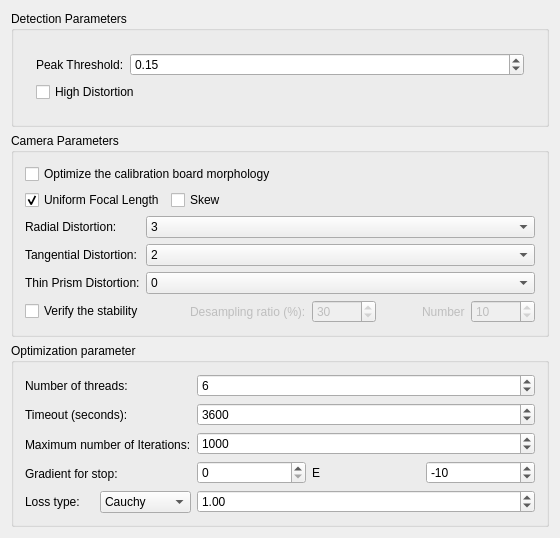
<?xml version="1.0" encoding="UTF-8"?>
<ui version="4.0">
 <class>Calibration_model_moduleClass</class>
 <widget class="QWidget" name="Calibration_model_moduleClass">
  <property name="geometry">
   <rect>
    <x>0</x>
    <y>0</y>
    <width>560</width>
    <height>498</height>
   </rect>
  </property>
  <property name="windowTitle">
   <string>Calibration_model_module</string>
  </property>
  <property name="windowIcon">
   <iconset resource="Camera_calibration_module.qrc">
    <normaloff>:/Camera_calibration_module/icon/pet.ico</normaloff>:/Camera_calibration_module/icon/pet.ico</iconset>
  </property>
  <layout class="QGridLayout" name="gridLayout_4">
   <item row="0" column="0">
    <layout class="QVBoxLayout" name="verticalLayout_5" stretch="0,0,0">
     <item>
      <widget class="QGroupBox" name="detect_groupBox">
       <property name="title">
        <string>Detection Parameters</string>
       </property>
       <layout class="QGridLayout" name="gridLayout">
        <item row="0" column="0">
         <widget class="QStackedWidget" name="detect_stackedWidget">
          <property name="currentIndex">
           <number>0</number>
          </property>
          <widget class="QWidget" name="page">
           <layout class="QGridLayout" name="gridLayout_2">
            <item row="0" column="0">
             <layout class="QVBoxLayout" name="verticalLayout" stretch="1,1">
              <item>
               <layout class="QHBoxLayout" name="horizontalLayout" stretch="0,1">
                <item>
                 <widget class="QLabel" name="peak_threashold_label">
                  <property name="text">
                   <string>Peak Threshold:</string>
                  </property>
                 </widget>
                </item>
                <item>
                 <widget class="QDoubleSpinBox" name="peak_threashold_doubleSpinBox">
                  <property name="minimum">
                   <double>0.010000000000000</double>
                  </property>
                  <property name="maximum">
                   <double>0.990000000000000</double>
                  </property>
                  <property name="value">
                   <double>0.150000000000000</double>
                  </property>
                 </widget>
                </item>
               </layout>
              </item>
              <item>
               <widget class="QCheckBox" name="high_distortion_checkBox">
                <property name="text">
                 <string>High Distortion</string>
                </property>
               </widget>
              </item>
             </layout>
            </item>
           </layout>
          </widget>
          <widget class="QWidget" name="page_2"/>
          <widget class="QWidget" name="page_3"/>
          <widget class="QWidget" name="page_4"/>
         </widget>
        </item>
       </layout>
      </widget>
     </item>
     <item>
      <widget class="QGroupBox" name="camera_groupBox">
       <property name="title">
        <string>Camera Parameters</string>
       </property>
       <layout class="QGridLayout" name="gridLayout_3">
        <item row="0" column="0">
         <layout class="QVBoxLayout" name="verticalLayout_4">
          <item>
           <widget class="QCheckBox" name="optimize_checkBox">
            <property name="text">
             <string>Optimize the calibration board morphology</string>
            </property>
           </widget>
          </item>
          <item>
           <layout class="QHBoxLayout" name="horizontalLayout_3">
            <item>
             <widget class="QCheckBox" name="uniform_f_checkBox">
              <property name="text">
               <string>Uniform Focal Length</string>
              </property>
              <property name="checked">
               <bool>true</bool>
              </property>
             </widget>
            </item>
            <item>
             <widget class="QCheckBox" name="skew_checkBox">
              <property name="text">
               <string>Skew</string>
              </property>
             </widget>
            </item>
            <item>
             <spacer name="horizontalSpacer">
              <property name="orientation">
               <enum>Qt::Horizontal</enum>
              </property>
              <property name="sizeHint" stdset="0">
               <size>
                <width>40</width>
                <height>20</height>
               </size>
              </property>
             </spacer>
            </item>
           </layout>
          </item>
          <item>
           <layout class="QHBoxLayout" name="horizontalLayout_2" stretch="0,1">
            <item>
             <layout class="QVBoxLayout" name="verticalLayout_3">
              <item>
               <widget class="QLabel" name="k_distort_label">
                <property name="text">
                 <string>Radial Distortion:</string>
                </property>
               </widget>
              </item>
              <item>
               <widget class="QLabel" name="p_distort_label">
                <property name="text">
                 <string>Tangential Distortion:</string>
                </property>
               </widget>
              </item>
              <item>
               <widget class="QLabel" name="s_distort_label">
                <property name="text">
                 <string>Thin Prism Distortion:</string>
                </property>
               </widget>
              </item>
             </layout>
            </item>
            <item>
             <layout class="QVBoxLayout" name="verticalLayout_2">
              <item>
               <widget class="QComboBox" name="k_distort_comboBox">
                <property name="currentIndex">
                 <number>3</number>
                </property>
                <item>
                 <property name="text">
                  <string>0</string>
                 </property>
                </item>
                <item>
                 <property name="text">
                  <string>1</string>
                 </property>
                </item>
                <item>
                 <property name="text">
                  <string>2</string>
                 </property>
                </item>
                <item>
                 <property name="text">
                  <string>3</string>
                 </property>
                </item>
                <item>
                 <property name="text">
                  <string>4</string>
                 </property>
                </item>
                <item>
                 <property name="text">
                  <string>5</string>
                 </property>
                </item>
                <item>
                 <property name="text">
                  <string>6</string>
                 </property>
                </item>
               </widget>
              </item>
              <item>
               <widget class="QComboBox" name="p_distort_comboBox">
                <property name="currentIndex">
                 <number>1</number>
                </property>
                <item>
                 <property name="text">
                  <string>0</string>
                 </property>
                </item>
                <item>
                 <property name="text">
                  <string>2</string>
                 </property>
                </item>
               </widget>
              </item>
              <item>
               <widget class="QComboBox" name="s_distort_comboBox">
                <property name="currentIndex">
                 <number>0</number>
                </property>
                <item>
                 <property name="text">
                  <string>0</string>
                 </property>
                </item>
                <item>
                 <property name="text">
                  <string>2</string>
                 </property>
                </item>
                <item>
                 <property name="text">
                  <string>4</string>
                 </property>
                </item>
               </widget>
              </item>
             </layout>
            </item>
           </layout>
          </item>
         </layout>
        </item>
        <item row="1" column="0">
         <layout class="QHBoxLayout" name="horizontalLayout_7" stretch="1,0,0,1,0,0,1">
          <item>
           <widget class="QCheckBox" name="verify_checkBox">
            <property name="text">
             <string>Verify the stability</string>
            </property>
           </widget>
          </item>
          <item>
           <spacer name="horizontalSpacer_2">
            <property name="orientation">
             <enum>Qt::Horizontal</enum>
            </property>
            <property name="sizeHint" stdset="0">
             <size>
              <width>40</width>
              <height>20</height>
             </size>
            </property>
           </spacer>
          </item>
          <item>
           <widget class="QLabel" name="de_sample_label">
            <property name="enabled">
             <bool>false</bool>
            </property>
            <property name="text">
             <string>Desampling ratio (%):</string>
            </property>
           </widget>
          </item>
          <item>
           <widget class="QSpinBox" name="desample_spinBox">
            <property name="enabled">
             <bool>false</bool>
            </property>
            <property name="maximum">
             <number>80</number>
            </property>
            <property name="value">
             <number>30</number>
            </property>
           </widget>
          </item>
          <item>
           <spacer name="horizontalSpacer_3">
            <property name="orientation">
             <enum>Qt::Horizontal</enum>
            </property>
            <property name="sizeHint" stdset="0">
             <size>
              <width>40</width>
              <height>20</height>
             </size>
            </property>
           </spacer>
          </item>
          <item>
           <widget class="QLabel" name="desample_label">
            <property name="enabled">
             <bool>false</bool>
            </property>
            <property name="text">
             <string>Number</string>
            </property>
           </widget>
          </item>
          <item>
           <widget class="QSpinBox" name="desample_number_label">
            <property name="enabled">
             <bool>false</bool>
            </property>
            <property name="minimum">
             <number>1</number>
            </property>
            <property name="maximum">
             <number>999</number>
            </property>
            <property name="value">
             <number>10</number>
            </property>
           </widget>
          </item>
         </layout>
        </item>
       </layout>
      </widget>
     </item>
     <item>
      <widget class="QGroupBox" name="groupBox">
       <property name="title">
        <string>Optimization parameter</string>
       </property>
       <layout class="QGridLayout" name="gridLayout_5">
        <item row="0" column="0">
         <layout class="QHBoxLayout" name="horizontalLayout_4" stretch="0,1">
          <item>
           <layout class="QVBoxLayout" name="verticalLayout_6">
            <item>
             <widget class="QLabel" name="thread_label">
              <property name="text">
               <string>Number of threads:</string>
              </property>
             </widget>
            </item>
            <item>
             <widget class="QLabel" name="timeout_label">
              <property name="text">
               <string>Timeout (seconds):</string>
              </property>
             </widget>
            </item>
            <item>
             <widget class="QLabel" name="max_iter_label">
              <property name="text">
               <string>Maximum number of Iterations:</string>
              </property>
             </widget>
            </item>
            <item>
             <widget class="QLabel" name="stop_label">
              <property name="text">
               <string>Gradient for stop:</string>
              </property>
             </widget>
            </item>
            <item>
             <layout class="QHBoxLayout" name="horizontalLayout_6">
              <item>
               <widget class="QLabel" name="loss_label">
                <property name="text">
                 <string>Loss type:</string>
                </property>
               </widget>
              </item>
              <item>
               <widget class="QComboBox" name="comboBox">
                <property name="currentIndex">
                 <number>3</number>
                </property>
                <item>
                 <property name="text">
                  <string>Trivial</string>
                 </property>
                </item>
                <item>
                 <property name="text">
                  <string>Huber</string>
                 </property>
                </item>
                <item>
                 <property name="text">
                  <string>SoftLOne</string>
                 </property>
                </item>
                <item>
                 <property name="text">
                  <string>Cauchy</string>
                 </property>
                </item>
                <item>
                 <property name="text">
                  <string>ArctanLoss</string>
                 </property>
                </item>
               </widget>
              </item>
             </layout>
            </item>
           </layout>
          </item>
          <item>
           <layout class="QVBoxLayout" name="verticalLayout_7">
            <item>
             <widget class="QSpinBox" name="thread_spinBox">
              <property name="minimum">
               <number>1</number>
              </property>
              <property name="maximum">
               <number>128</number>
              </property>
              <property name="value">
               <number>6</number>
              </property>
              <property name="displayIntegerBase">
               <number>10</number>
              </property>
             </widget>
            </item>
            <item>
             <widget class="QSpinBox" name="timeout_spinBox">
              <property name="minimum">
               <number>60</number>
              </property>
              <property name="maximum">
               <number>172800</number>
              </property>
              <property name="value">
               <number>3600</number>
              </property>
             </widget>
            </item>
            <item>
             <widget class="QSpinBox" name="max_iter_spinBox">
              <property name="minimum">
               <number>1</number>
              </property>
              <property name="maximum">
               <number>10000</number>
              </property>
              <property name="value">
               <number>1000</number>
              </property>
              <property name="displayIntegerBase">
               <number>10</number>
              </property>
             </widget>
            </item>
            <item>
             <layout class="QHBoxLayout" name="horizontalLayout_5">
              <item>
               <widget class="QSpinBox" name="stop_spinBox"/>
              </item>
              <item>
               <widget class="QLabel" name="stop_label_2">
                <property name="text">
                 <string>E</string>
                </property>
               </widget>
              </item>
              <item>
               <widget class="QSpinBox" name="stop_spinBox_2">
                <property name="minimum">
                 <number>-20</number>
                </property>
                <property name="maximum">
                 <number>1</number>
                </property>
                <property name="value">
                 <number>-10</number>
                </property>
               </widget>
              </item>
             </layout>
            </item>
            <item>
             <widget class="QDoubleSpinBox" name="loss_doubleSpinBox">
              <property name="value">
               <double>1.000000000000000</double>
              </property>
             </widget>
            </item>
           </layout>
          </item>
         </layout>
        </item>
       </layout>
      </widget>
     </item>
    </layout>
   </item>
  </layout>
 </widget>
 <layoutdefault spacing="6" margin="11"/>
 <resources>
  <include location="Camera_calibration_module.qrc"/>
 </resources>
 <connections/>
</ui>
